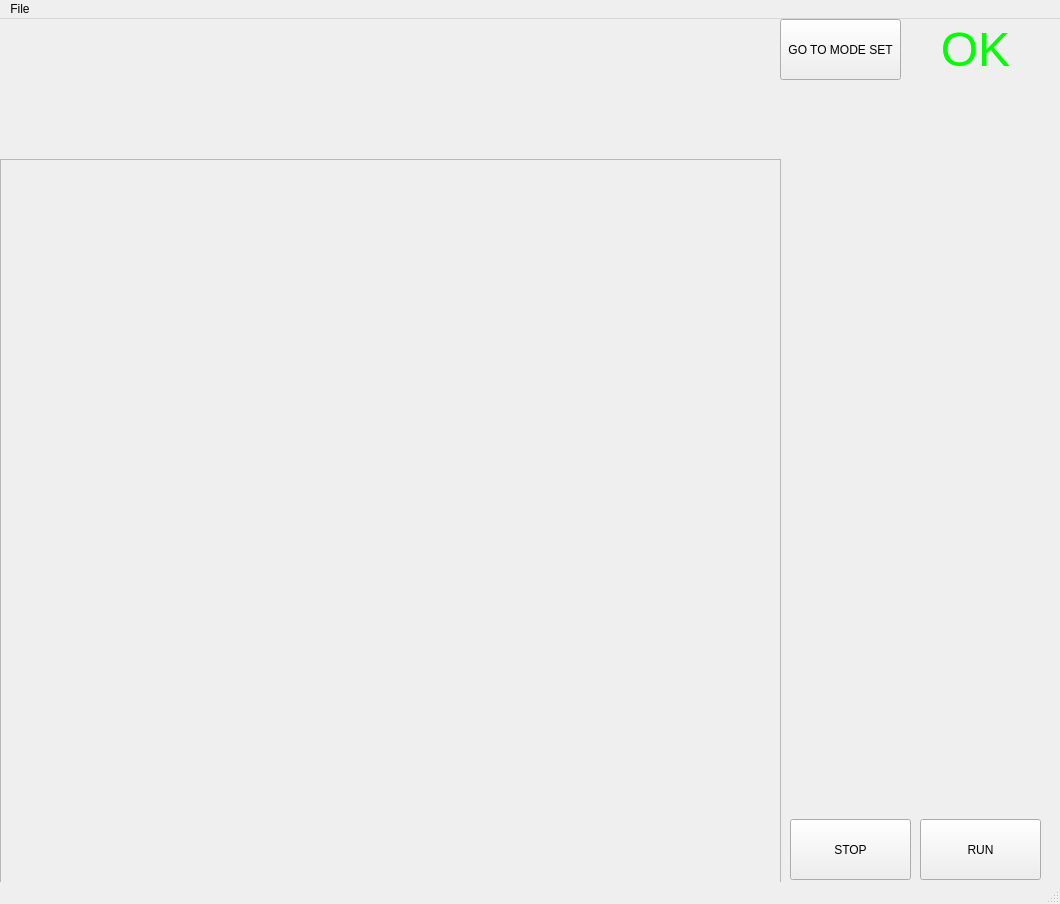
<?xml version="1.0" encoding="UTF-8"?>
<ui version="4.0">
 <class>MainWindow</class>
 <widget class="QMainWindow" name="MainWindow">
  <property name="geometry">
   <rect>
    <x>0</x>
    <y>0</y>
    <width>1060</width>
    <height>904</height>
   </rect>
  </property>
  <property name="windowTitle">
   <string>MainWindow</string>
  </property>
  <widget class="QWidget" name="centralwidget">
   <widget class="QScrollArea" name="are_camera">
    <property name="geometry">
     <rect>
      <x>0</x>
      <y>140</y>
      <width>781</width>
      <height>731</height>
     </rect>
    </property>
    <property name="widgetResizable">
     <bool>true</bool>
    </property>
    <widget class="QWidget" name="scrollAreaWidgetContents">
     <property name="geometry">
      <rect>
       <x>0</x>
       <y>0</y>
       <width>779</width>
       <height>729</height>
      </rect>
     </property>
    </widget>
   </widget>
   <widget class="QPushButton" name="btn_run">
    <property name="geometry">
     <rect>
      <x>920</x>
      <y>800</y>
      <width>121</width>
      <height>61</height>
     </rect>
    </property>
    <property name="text">
     <string>RUN</string>
    </property>
   </widget>
   <widget class="QPushButton" name="btn_stop">
    <property name="geometry">
     <rect>
      <x>790</x>
      <y>800</y>
      <width>121</width>
      <height>61</height>
     </rect>
    </property>
    <property name="text">
     <string>STOP</string>
    </property>
   </widget>
   <widget class="QPushButton" name="btn_go_to_mode_run">
    <property name="geometry">
     <rect>
      <x>780</x>
      <y>0</y>
      <width>121</width>
      <height>61</height>
     </rect>
    </property>
    <property name="text">
     <string>GO TO MODE SET</string>
    </property>
   </widget>
   <widget class="QLabel" name="label_OK_NG">
    <property name="geometry">
     <rect>
      <x>910</x>
      <y>0</y>
      <width>131</width>
      <height>61</height>
     </rect>
    </property>
    <property name="text">
     <string>&lt;html&gt;&lt;head/&gt;&lt;body&gt;&lt;p&gt;&lt;span style=&quot; font-size:36pt; color:#00ff00;&quot;&gt;OK&lt;/span&gt;&lt;/p&gt;&lt;/body&gt;&lt;/html&gt;</string>
    </property>
    <property name="scaledContents">
     <bool>false</bool>
    </property>
    <property name="alignment">
     <set>Qt::AlignCenter</set>
    </property>
   </widget>
  </widget>
  <widget class="QMenuBar" name="menubar">
   <property name="geometry">
    <rect>
     <x>0</x>
     <y>0</y>
     <width>1060</width>
     <height>20</height>
    </rect>
   </property>
   <widget class="QMenu" name="menuFile">
    <property name="title">
     <string>File</string>
    </property>
    <addaction name="actionSave"/>
    <addaction name="actionExport"/>
    <addaction name="actionExit"/>
   </widget>
   <addaction name="menuFile"/>
  </widget>
  <widget class="QStatusBar" name="statusbar"/>
  <action name="actionSave">
   <property name="text">
    <string>Save</string>
   </property>
  </action>
  <action name="actionExport">
   <property name="text">
    <string>Export</string>
   </property>
  </action>
  <action name="actionExit">
   <property name="text">
    <string>Exit</string>
   </property>
  </action>
 </widget>
 <resources/>
 <connections/>
</ui>
